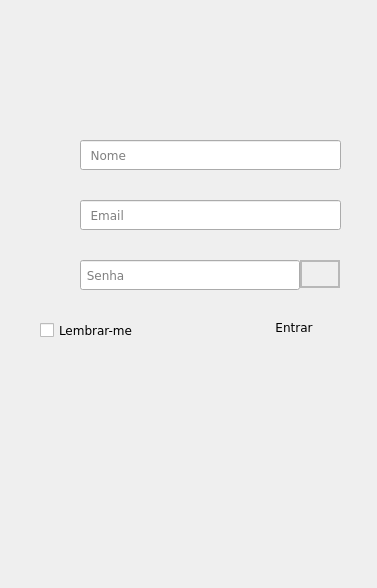
<?xml version="1.0" encoding="UTF-8"?>
<ui version="4.0">
 <class>Form_Login</class>
 <widget class="QWidget" name="Form_Login">
  <property name="geometry">
   <rect>
    <x>0</x>
    <y>0</y>
    <width>377</width>
    <height>588</height>
   </rect>
  </property>
  <property name="minimumSize">
   <size>
    <width>377</width>
    <height>588</height>
   </size>
  </property>
  <property name="maximumSize">
   <size>
    <width>377</width>
    <height>588</height>
   </size>
  </property>
  <property name="windowTitle">
   <string>Form</string>
  </property>
  <widget class="QLabel" name="LBL_Fundo">
   <property name="geometry">
    <rect>
     <x>0</x>
     <y>0</y>
     <width>377</width>
     <height>588</height>
    </rect>
   </property>
   <property name="maximumSize">
    <size>
     <width>377</width>
     <height>588</height>
    </size>
   </property>
   <property name="styleSheet">
    <string notr="true">background-image: url(:/Bt_s/Icons/Backgrounds/Imagem1.png);</string>
   </property>
   <property name="text">
    <string/>
   </property>
  </widget>
  <widget class="QPushButton" name="BT_Entrar">
   <property name="geometry">
    <rect>
     <x>250</x>
     <y>310</y>
     <width>88</width>
     <height>35</height>
    </rect>
   </property>
   <property name="font">
    <font>
     <family>Verdana</family>
    </font>
   </property>
   <property name="styleSheet">
    <string notr="true">QPushButton{ 
background-image: url(:/Bt_s/Icons/BT_s/Icon_Login_7.png);
border:15px;
}

QPushButton:hover{
border:15px;
background-image: url(:/Bt_s/Icons/BT_s/Icon_Login_8.png);
}</string>
   </property>
   <property name="text">
    <string>Entrar</string>
   </property>
  </widget>
  <widget class="QLabel" name="LBL_PasswordConfirm">
   <property name="geometry">
    <rect>
     <x>30</x>
     <y>250</y>
     <width>40</width>
     <height>50</height>
    </rect>
   </property>
   <property name="styleSheet">
    <string notr="true">QLabel{ 
background-image: url(:/Bt_s/Icons/BT_s/Icon_Login_4.png);
border:15px;
}

QLabel:hover{
border:15px;
background-image: url(:/Bt_s/Icons/BT_s/Icon_Login_5.png);
}</string>
   </property>
   <property name="text">
    <string/>
   </property>
  </widget>
  <widget class="QLineEdit" name="TXT_Senha">
   <property name="geometry">
    <rect>
     <x>80</x>
     <y>260</y>
     <width>220</width>
     <height>30</height>
    </rect>
   </property>
   <property name="font">
    <font>
     <family>Verdana</family>
    </font>
   </property>
   <property name="placeholderText">
    <string> Senha</string>
   </property>
  </widget>
  <widget class="QLabel" name="LBL_EmailConfirm">
   <property name="geometry">
    <rect>
     <x>30</x>
     <y>190</y>
     <width>40</width>
     <height>50</height>
    </rect>
   </property>
   <property name="styleSheet">
    <string notr="true">QLabel{ 
background-image: url(:/BackGround/Icons/BT_s/Icon_Mail_1.png);
border:15px;
}

QLabel:hover{
border:15px;
background-image: url(:/BackGround/Icons/BT_s/Icon_Mail_2.png);
}</string>
   </property>
   <property name="text">
    <string/>
   </property>
  </widget>
  <widget class="QCheckBox" name="CB_LembrarMe">
   <property name="geometry">
    <rect>
     <x>40</x>
     <y>320</y>
     <width>100</width>
     <height>21</height>
    </rect>
   </property>
   <property name="font">
    <font>
     <family>Verdana</family>
    </font>
   </property>
   <property name="text">
    <string>Lembrar-me</string>
   </property>
  </widget>
  <widget class="QLineEdit" name="TXT_Nome">
   <property name="geometry">
    <rect>
     <x>80</x>
     <y>140</y>
     <width>261</width>
     <height>30</height>
    </rect>
   </property>
   <property name="font">
    <font>
     <family>Verdana</family>
    </font>
   </property>
   <property name="placeholderText">
    <string>  Nome </string>
   </property>
  </widget>
  <widget class="QFrame" name="F_ShowHide">
   <property name="geometry">
    <rect>
     <x>300</x>
     <y>260</y>
     <width>40</width>
     <height>28</height>
    </rect>
   </property>
   <property name="maximumSize">
    <size>
     <width>40</width>
     <height>28</height>
    </size>
   </property>
   <property name="frameShape">
    <enum>QFrame::StyledPanel</enum>
   </property>
   <property name="frameShadow">
    <enum>QFrame::Raised</enum>
   </property>
   <layout class="QHBoxLayout" name="horizontalLayout_7">
    <property name="spacing">
     <number>0</number>
    </property>
    <property name="leftMargin">
     <number>0</number>
    </property>
    <property name="topMargin">
     <number>0</number>
    </property>
    <property name="rightMargin">
     <number>0</number>
    </property>
    <property name="bottomMargin">
     <number>0</number>
    </property>
    <item>
     <widget class="QFrame" name="f_senhaShow_2">
      <property name="maximumSize">
       <size>
        <width>40</width>
        <height>28</height>
       </size>
      </property>
      <property name="frameShape">
       <enum>QFrame::StyledPanel</enum>
      </property>
      <property name="frameShadow">
       <enum>QFrame::Raised</enum>
      </property>
      <layout class="QHBoxLayout" name="horizontalLayout_8">
       <property name="spacing">
        <number>0</number>
       </property>
       <property name="leftMargin">
        <number>0</number>
       </property>
       <property name="topMargin">
        <number>0</number>
       </property>
       <property name="rightMargin">
        <number>0</number>
       </property>
       <property name="bottomMargin">
        <number>0</number>
       </property>
       <item>
        <widget class="QPushButton" name="BT_senhaHide_2">
         <property name="maximumSize">
          <size>
           <width>40</width>
           <height>28</height>
          </size>
         </property>
         <property name="font">
          <font>
           <family>Verdana</family>
          </font>
         </property>
         <property name="styleSheet">
          <string notr="true">QPushButton{ 
background-image: url(:/Bt_s/Icons/BT_s/Icon_eye_1.png);
border:15px;
}

QPushButton:hover{
border:15px;
background-image: url(:/Bt_s/Icons/BT_s/Icon_eye_2.png);
}</string>
         </property>
         <property name="text">
          <string/>
         </property>
        </widget>
       </item>
      </layout>
     </widget>
    </item>
    <item>
     <widget class="QFrame" name="f_senhaHide_2">
      <property name="maximumSize">
       <size>
        <width>0</width>
        <height>28</height>
       </size>
      </property>
      <property name="frameShape">
       <enum>QFrame::StyledPanel</enum>
      </property>
      <property name="frameShadow">
       <enum>QFrame::Raised</enum>
      </property>
      <layout class="QHBoxLayout" name="horizontalLayout_9">
       <property name="spacing">
        <number>0</number>
       </property>
       <property name="leftMargin">
        <number>0</number>
       </property>
       <property name="topMargin">
        <number>0</number>
       </property>
       <property name="rightMargin">
        <number>0</number>
       </property>
       <property name="bottomMargin">
        <number>0</number>
       </property>
       <item>
        <widget class="QPushButton" name="pushButton_2">
         <property name="maximumSize">
          <size>
           <width>40</width>
           <height>28</height>
          </size>
         </property>
         <property name="font">
          <font>
           <family>Verdana</family>
          </font>
         </property>
         <property name="styleSheet">
          <string notr="true">QPushButton{ 
background-image: url(:/Bt_s/Icons/BT_s/Icon_eye_2.png);
border:15px;
}

QPushButton:hover{
border:15px;
background-image: url(:/Bt_s/Icons/BT_s/Icon_eye_1.png);
}</string>
         </property>
         <property name="text">
          <string/>
         </property>
        </widget>
       </item>
      </layout>
     </widget>
    </item>
   </layout>
  </widget>
  <widget class="QLabel" name="LBL_UserConfirm">
   <property name="geometry">
    <rect>
     <x>30</x>
     <y>130</y>
     <width>40</width>
     <height>50</height>
    </rect>
   </property>
   <property name="styleSheet">
    <string notr="true">QLabel{ 
background-image: url(:/Bt_s/Icons/BT_s/Icon_Login_1.png);
border:15px;
}

QLabel:hover{
border:15px;
	background-image: url(:/Bt_s/Icons/BT_s/Icon_Login_2.png);
}</string>
   </property>
   <property name="text">
    <string/>
   </property>
  </widget>
  <widget class="QLineEdit" name="TXT_Email">
   <property name="geometry">
    <rect>
     <x>80</x>
     <y>200</y>
     <width>261</width>
     <height>30</height>
    </rect>
   </property>
   <property name="font">
    <font>
     <family>Verdana</family>
    </font>
   </property>
   <property name="placeholderText">
    <string>  Email </string>
   </property>
  </widget>
  <widget class="QPushButton" name="BT_NewUser">
   <property name="geometry">
    <rect>
     <x>100</x>
     <y>90</y>
     <width>181</width>
     <height>28</height>
    </rect>
   </property>
   <property name="styleSheet">
    <string notr="true">QPushButton{ 
background-image: url(:/Bt_s/Icons/BT_s/Icon_NewUser_1.png);
border:15px;
}

QPushButton:hover{
border:15px;
background-image: url(:/Bt_s/Icons/BT_s/Icon_NewUser_2.png);
}</string>
   </property>
   <property name="text">
    <string/>
   </property>
  </widget>
 </widget>
 <resources>
  <include location="../File_QRC/Background.qrc"/>
  <include location="../File_QRC/BT_s.qrc"/>
  <include location="../File_QRC/Infos.qrc"/>
  <include location="../File_QRC/Logo.qrc"/>
  <include location="../File_QRC/Title.qrc"/>
 </resources>
 <connections/>
</ui>
